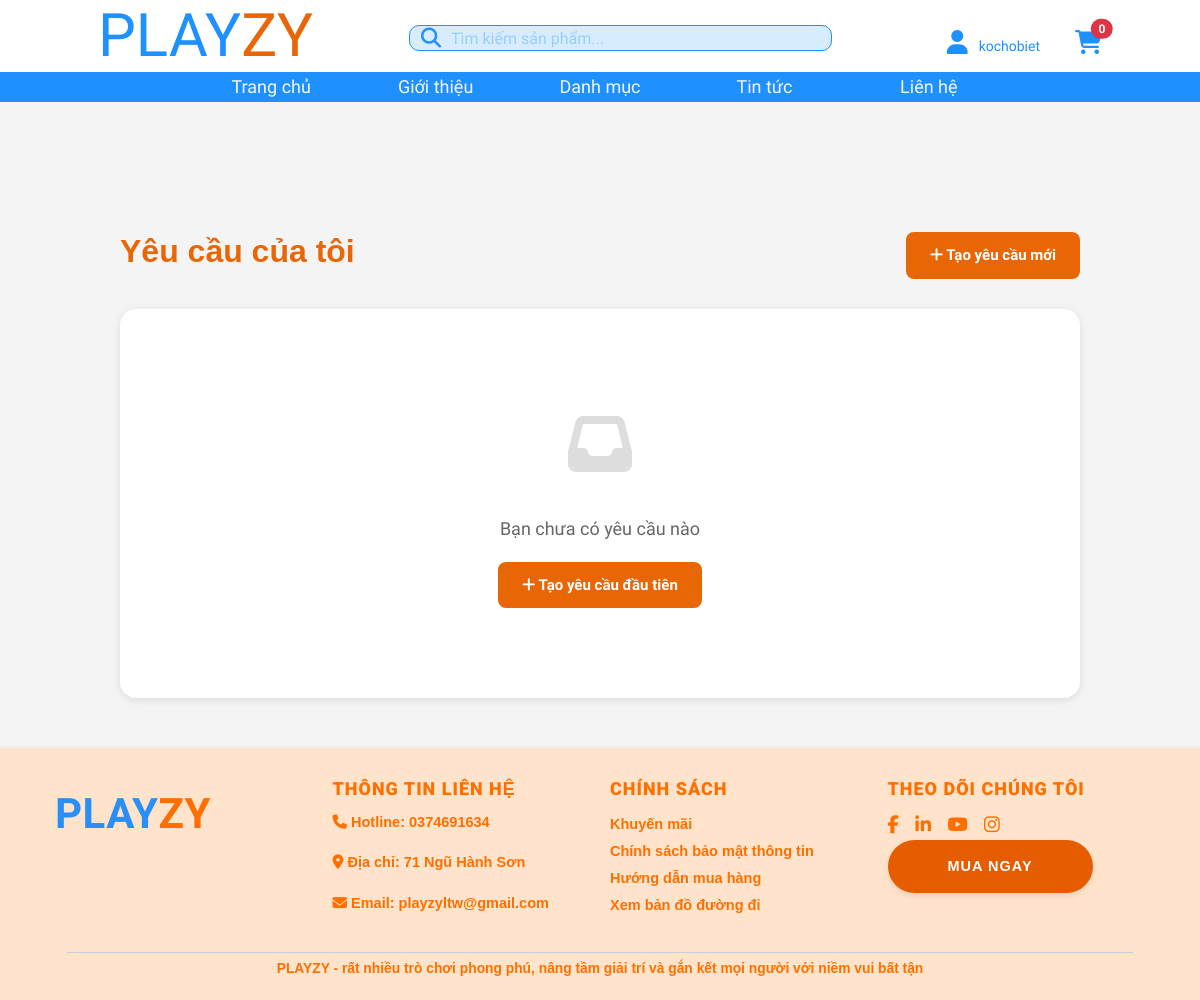
/hotro/ (signed in), run on an earlier commit of the app's database.
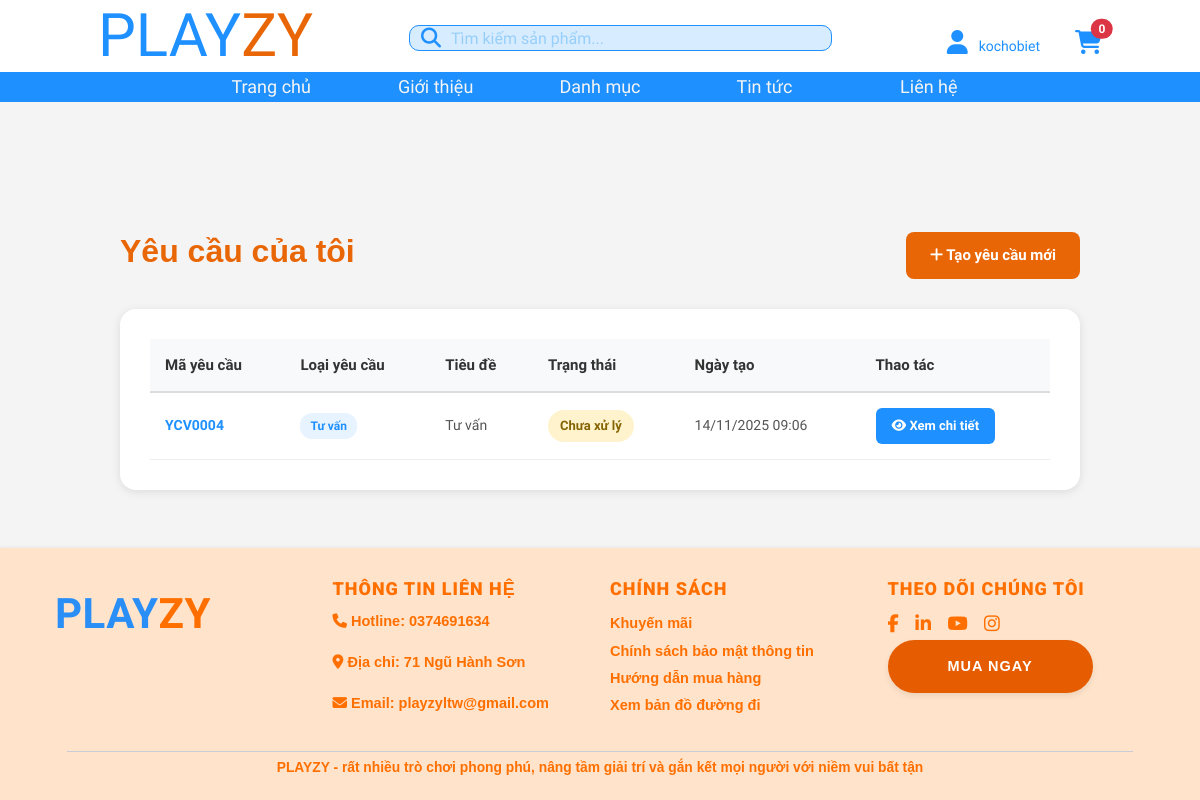
And on a later commit of the database.
### Hotro/models.py (models this page shows, shortened)
class YeuCauHoTro(models.Model):
    TRANG_THAI_LUA_CHON = (
        ('cho_xu_ly', 'Chưa xử lý'),
        ('dang_xu_ly', 'Đang xử lý'),
        ('da_xu_ly', 'Đã xử lý'),
        ('dong', 'Đóng'),
    )
    LOAI_YEU_CAU = (
        ('tu_van', 'Tư vấn'),
        ('khieu_nai', 'Khiếu nại'),
        ('ho_tro', 'Hỗ trợ'),
    )
    ma_yeu_cau = models.CharField(max_length=20, unique=True, blank=True, verbose_name="Mã yêu cầu")
    khach_hang = models.ForeignKey(
        User,
        on_delete=models.CASCADE,
        related_name='yeu_cau_ho_tro',
        verbose_name="Khách hàng"
    )
    nguoi_ban = models.ForeignKey(
        User,
        on_delete=models.SET_NULL,
        null=True,
        blank=True,
        related_name='yeu_cau_duoc_giao',
        verbose_name="Người xử lý"
    )
    ten_san_pham = models.CharField(max_length=255, blank=True, verbose_name="Tên sản phẩm")
    loai_yeu_cau = models.CharField(max_length=30, choices=LOAI_YEU_CAU, default='tu_van', verbose_name="Loại yêu cầu")
    tieu_de = models.CharField(max_length=255, verbose_name="Tiêu đề")
    noi_dung = models.TextField(blank=True, verbose_name="Nội dung")
    trang_thai = models.CharField(max_length=20, choices=TRANG_THAI_LUA_CHON, default='cho_xu_ly', verbose_name="Trạng thái")
    ngay_tao = models.DateTimeField(auto_now_add=True, verbose_name="Ngày tạo")
    cap_nhat_luc = models.DateTimeField(auto_now=True, verbose_name="Cập nhật lúc")
    muc_do_uu_tien = models.IntegerField(default=3, verbose_name="Mức độ ưu tiên")  # 1–cao → 5–thấp
    class Meta:
        ordering = ['-ngay_tao']
        verbose_name = "Yêu cầu hỗ trợ"
        verbose_name_plural = "Danh sách yêu cầu hỗ trợ"

### Hotro/views.py (the view)
# urls.py: path('', views.yeu_cau_cua_toi, name='trang_chu'),
@login_required
def yeu_cau_cua_toi(request):
    danh_sach = YeuCauHoTro.objects.filter(khach_hang=request.user).order_by('-ngay_tao')
    return render(request, 'hotro/yeu_cau_cua_toi.html', {'danh_sach': danh_sach})

### Hotro/templates/hotro/yeu_cau_cua_toi.html (shortened to what this page needs)
{% extends "base.html" %}
{% load static %}
{% block content %}
<div class="my-requests-container">
    <div class="page-header">
        <h1 class="page-title">Yêu cầu của tôi</h1>
        <a href="{% url 'Hotro:tao_yeu_cau' %}" class="create-btn">
            <i class="fa-solid fa-plus"></i> Tạo yêu cầu mới
        </a>
    </div>
    <div class="requests-table-container">
        {% if danh_sach %}
        <table class="requests-table">
            <thead>
                <tr>
                    <th>Mã yêu cầu</th>
                    <th>Loại yêu cầu</th>
                    <th>Tiêu đề</th>
                    <th>Trạng thái</th>
                    <th>Ngày tạo</th>
                    <th>Thao tác</th>
                </tr>
            </thead>
            <tbody>
                {% for yc in danh_sach %}
                <tr>
                    <td>
                        <strong style="color: #1E90FF;">{{ yc.ma_yeu_cau|default:"Đang tạo..." }}</strong>
                    </td>
                    <td>
                        <span class="type-badge">{{ yc.get_loai_yeu_cau_display }}</span>
                    </td>
                    <td>
                        <div style="max-width: 300px; overflow: hidden; text-overflow: ellipsis; white-space: nowrap;">
                            {{ yc.tieu_de }}
                        </div>
                    </td>
                    <td>
                        {% if yc.trang_thai == 'cho_xu_ly' %}
                            <span class="status-badge status-cho-xu-ly">{{ yc.get_trang_thai_display }}</span>
                        {% elif yc.trang_thai == 'dang_xu_ly' %}
                            <span class="status-badge status-dang-xu-ly">{{ yc.get_trang_thai_display }}</span>
                        {% elif yc.trang_thai == 'da_xu_ly' %}
                            <span class="status-badge status-da-xu-ly">{{ yc.get_trang_thai_display }}</span>
                        {% elif yc.trang_thai == 'dong' %}
                            <span class="status-badge status-dong">{{ yc.get_trang_thai_display }}</span>
                        {% else %}
                            <span class="status-badge">{{ yc.get_trang_thai_display }}</span>
                        {% endif %}
                    </td>
                    <td>{{ yc.ngay_tao|date:"d/m/Y H:i" }}</td>
                    <td>
                        <a href="{% url 'Hotro:chi_tiet_yeu_cau' yc.pk %}" class="view-btn">
                            <i class="fa-solid fa-eye"></i> Xem chi tiết
                        </a>
                    </td>
                </tr>
                {% endfor %}
            </tbody>
        </table>
        {% else %}
        <div class="empty-state">
            <div class="empty-state-icon">
                <i class="fa-solid fa-inbox"></i>
            </div>
            <div class="empty-state-text">Bạn chưa có yêu cầu nào</div>
            <a href="{% url 'Hotro:tao_yeu_cau' %}" class="create-btn">
                <i class="fa-solid fa-plus"></i> Tạo yêu cầu đầu tiên
            </a>
        </div>
        {% endif %}
    </div>
</div>
{% endblock %}

What changed in the data, as far as the page shows it:
added YeuCauHoTro: ma_yeu_cau "YCV0004", loai_yeu_cau "Tư vấn", tieu_de "Tư vấn", trang_thai "Chưa xử lý", ngay_tao "14/11/2025 09:06"
Also different on the page:
text no longer shown: "Bạn chưa có yêu cầu nào Tạo yêu cầu đầu tiên"
text now shown: "Mã yêu cầu Loại yêu cầu Tiêu đề Trạng thái Ngày tạo Thao tác"
